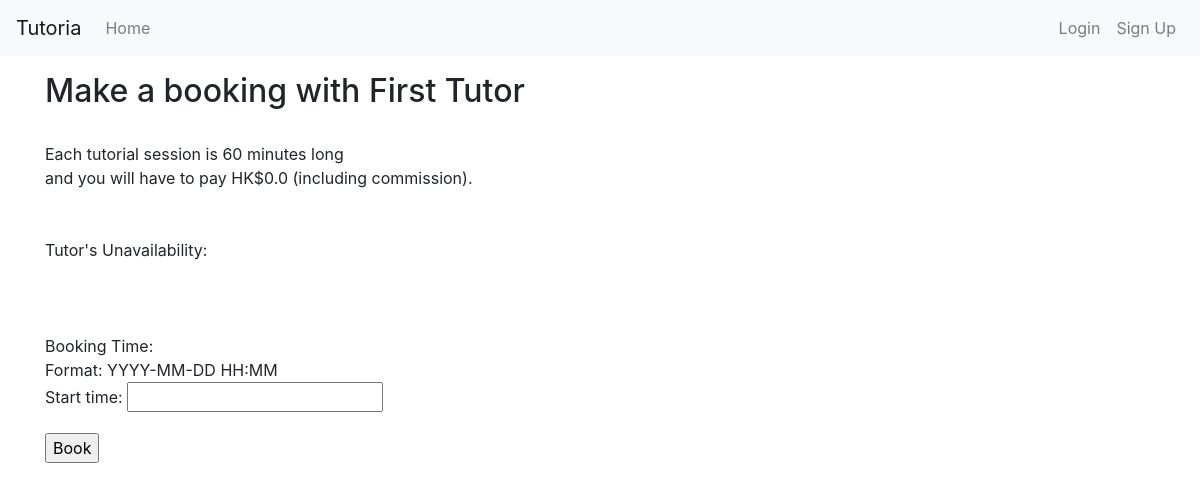
Before: /tutorials/book/3/ with the older database file.
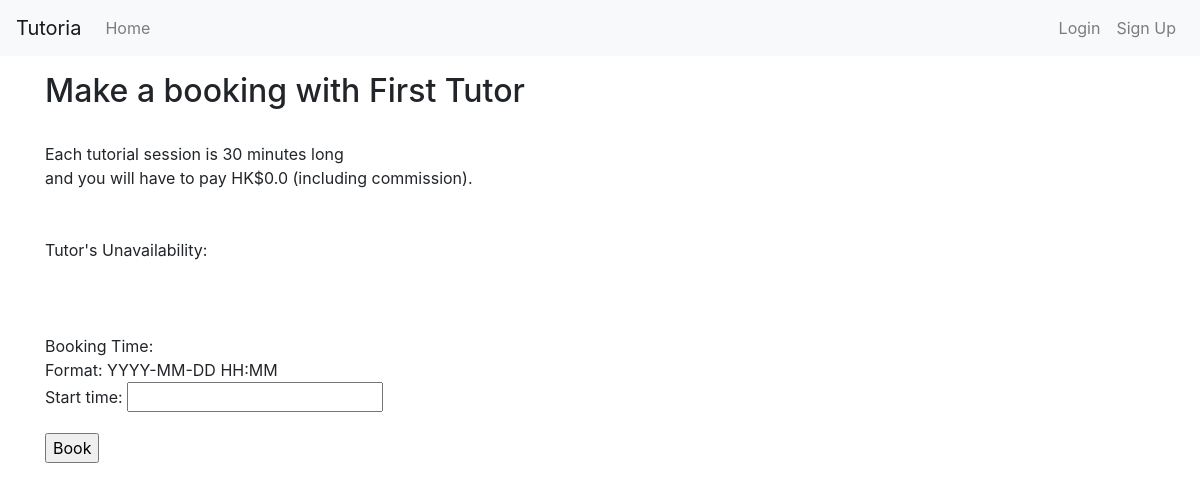
After: the same page with the newer database file.
### tutors/models.py (models this page shows, shortened)
class Tutor(models.Model):
    tutor = models.OneToOneField(User, on_delete=models.CASCADE) #extends User class
    privateTutor = models.BooleanField(default=False)
    timePerSlot = models.PositiveIntegerField(default=60)
    university = models.CharField(max_length=50, blank=True)
    phoneNumber = models.CharField(max_length=8, blank=True)
    avatar = models.ImageField(upload_to=user_directory_path)
    introduction = models.TextField(max_length=100, blank=True)
    hourlyRate = models.PositiveIntegerField(default=0)
    wallet = models.PositiveIntegerField(default=0)
    rating = models.PositiveIntegerField(default=0)
    rate_time = models.PositiveIntegerField(default=0)
    show_tutor = models.BooleanField(default=True, blank=True)
    courseTaught = models.ManyToManyField(Course)
    tags = models.ManyToManyField(Tag)

### tutorial/views.py (the view, shortened to what this page needs)
# urls.py: url(r'^book/(?P<tutor_id>[0-9]+)/', views.MakeBooking.as_view(), name='make_booking'),
class MakeBooking (SuccessMessageMixin, generic.CreateView):
    model = Session
    fields = ['start_time']
    template_name = "bookSession.html"
    success_url = reverse_lazy('students:mybookings')
    success_message = 'Booking Successful.'
    def get_context_data(self, **kwargs):
        context = super(MakeBooking, self).get_context_data(**kwargs)
        tut = Tutor.objects.get(pk=self.kwargs['tutor_id'])
        context['tutor'] = tut
        context['fee'] = tut.hourlyRate*1.05
        context['unavailability_list'] = NotAvailableSlot.objects.all()
        return context

### Tutoria/context_processors.py (called while the page is built)
def base_template_name_context_processor(request):
    base_template_name = 'base.html'
    if request.user.is_authenticated():
        if Tutor.objects.filter(tutor=request.user):
            base_template_name = 'base_tutor.html'
    return {
        'base_template_name': base_template_name,
    }

### tutorial/templates/bookSession.html (shortened to what this page needs)
{% extends base_template_name %}
{% block content %}
<h2>Make a booking with {{ tutor.tutor.first_name }} {{ tutor.tutor.last_name }}</h2><br>
Each tutorial session is {{ tutor.timePerSlot }} minutes long <br>
and you will have to pay HK${{ fee }} (including commission). <br><br><br>
Tutor's Unavailability:<br>
<br><br><br>
Booking Time:<br>
Format: YYYY-MM-DD HH:MM <br>
<form action="" method="post">{% csrf_token %}
    {{ form.as_p }}
    <input type="submit" onclick="return confirm('Are you sure?')" value="Book" />
</form>
{% endblock %}

Changed rows visible on the page:
changed Tutor "First": timePerSlot "60" → "30"
